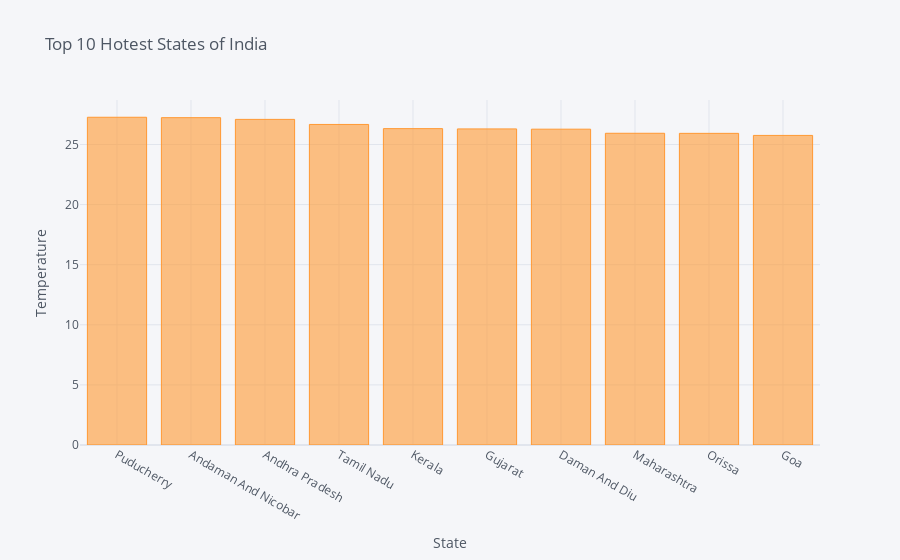

This figure's notebook cell:
### Markdown cell above
#### We can See that In India, Sikkim is the coolest state followed by J&k and Himachal Pradesh

### Code cell
state = df_state[df_state['Country']=='India']
state = state.groupby('State')['AverageTemperature'].mean().reset_index()
state.sort_values('AverageTemperature',inplace=True, ascending=False)
state = state[:10]
state.iplot(kind='bar', x='State', y='AverageTemperature', title='Top 10 Hotest States of India',
           xTitle='State', yTitle='Temperature')

### Figure 1 — Plotly figure (JSON) as saved in the notebook; plotly's stock layout.template omitted (floating-point values rounded to 4 significant figures)
{"data": [{"marker": {"color": "rgba(255, 153, 51, 0.6)", "line": {"color": "rgba(255, 153, 51, 1.0)", "width": 1}}, "name": "AverageTemperature", "orientation": "v", "text": "", "type": "bar", "x": ["Puducherry", "Andaman And Nicobar", "Andhra Pradesh", "Tamil Nadu", "Kerala", "Gujarat", "Daman And Diu", "Maharashtra", "Orissa", "Goa"], "y": [27.27, 27.23, 27.09, 26.67, 26.32, 26.3, 26.27, 25.93, 25.93, 25.76]}], "layout": {"legend": {"bgcolor": "#F5F6F9", "font": {"color": "#4D5663"}}, "paper_bgcolor": "#F5F6F9", "plot_bgcolor": "#F5F6F9", "title": {"font": {"color": "#4D5663"}, "text": "Top 10 Hotest States of India"}, "xaxis": {"gridcolor": "#E1E5ED", "showgrid": true, "tickfont": {"color": "#4D5663"}, "title": {"font": {"color": "#4D5663"}, "text": "State"}, "zerolinecolor": "#E1E5ED"}, "yaxis": {"gridcolor": "#E1E5ED", "showgrid": true, "tickfont": {"color": "#4D5663"}, "title": {"font": {"color": "#4D5663"}, "text": "Temperature"}, "zerolinecolor": "#E1E5ED"}}}
